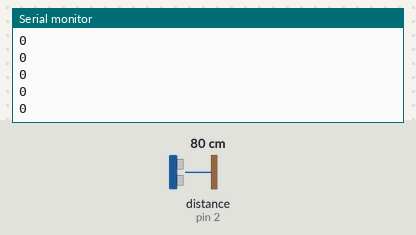
Bench run of a sketch on a simulated Arduino Uno, built with avr-gcc and run on an emulated ATmega328P. On the bench: the last lines printed to the serial monitor. Wiring (inferred from the names in the program): ultrasonic range finder: trigger pin 7; echo pin 2. The test bench sets the inputs (shaded band); at power-on: distance to the obstacle (sensor on pin 2) 80 cm. The echo pulse lasts 58.3 µs per cm.

Above: at 1.2 s.
1.3 s: distance to the obstacle (sensor on pin 2) set to 2 cm
At 1.68 s:
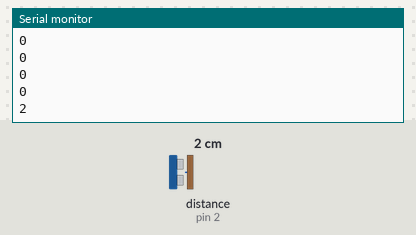
2.8 s: distance to the obstacle (sensor on pin 2) set to 4 cm
At 2.88 s:
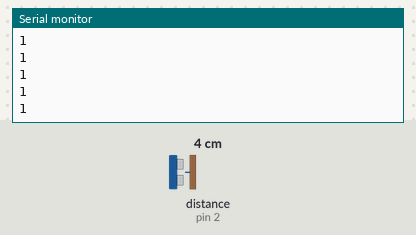
Timing chart, 0 to 5.8 s (numbered marks = the images above; inputs shaded):
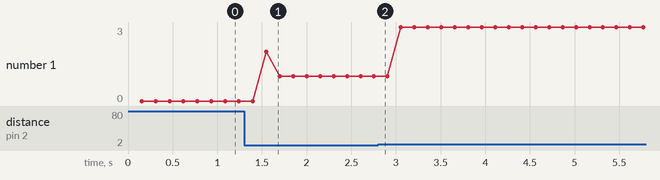

Measured:
- after the input at 1.3 s, the serial monitor: prints a new line after 0.25 s (image 1)
- plotted number 1: 0 → 1 after the input at 1.3 s, 1 → 3 after the input at 2.8 s

The sketch:

distance-meter.ino
```cpp
#include <SoftwareSerial.h>
SoftwareSerial BTSerial(10, 11);

#define trigPin 7
#define echoPin 2


int maximumRange = 55;
int minimumRange = 0;

void setup() {
 Serial.begin (9600);

 pinMode(trigPin, OUTPUT );
 pinMode(echoPin, INPUT );
}

void loop() {

  int data = FindDistance(maximumRange,minimumRange);
  Serial.println(data);
}

int FindDistance(int max,int min){

   long duration , distance;

   digitalWrite(trigPin, LOW);
   delayMicroseconds(2);
   digitalWrite(trigPin, HIGH);
   delayMicroseconds(10);
   digitalWrite(trigPin, LOW);

   duration = pulseIn(echoPin, HIGH);
   distance = duration / 58.2;
   delay(150);


   if(distance >= max || distance <= min)
   return 0;

   return distance;
}
```
